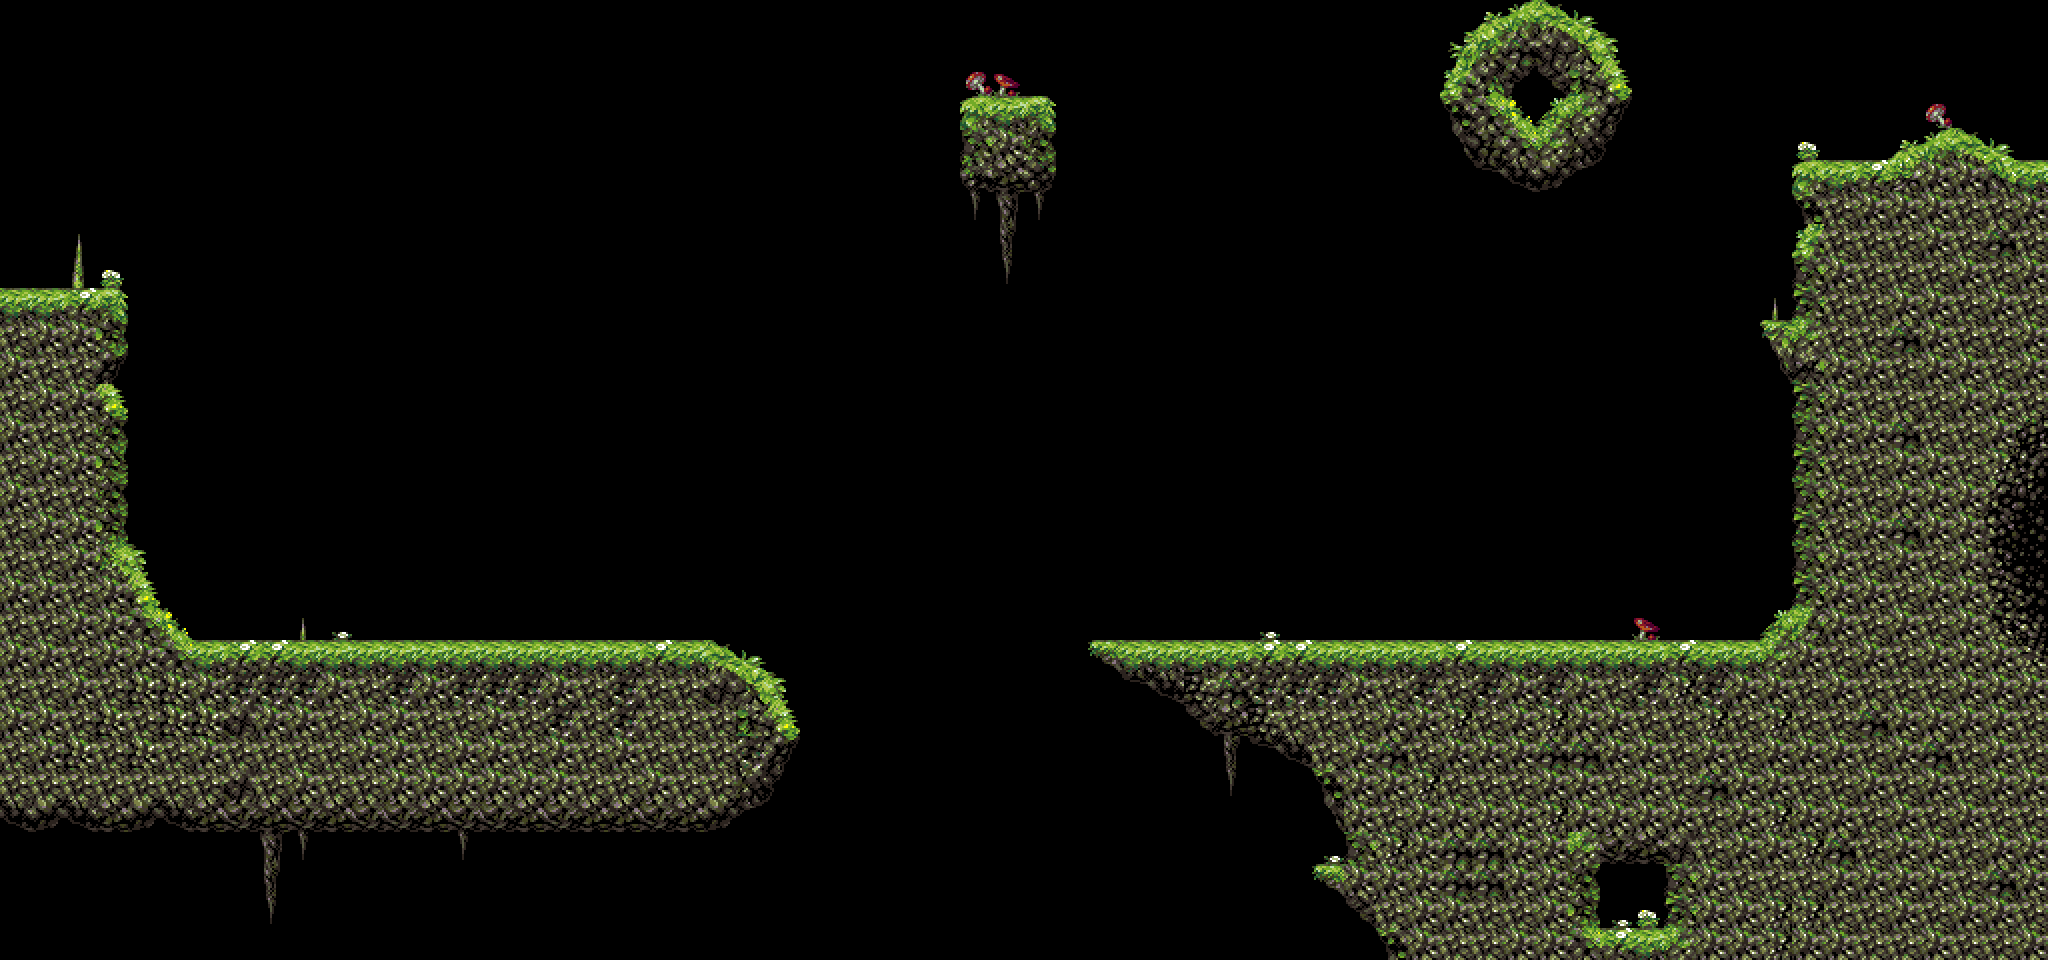

Below is a game level as drawn by its tile map, then a one-line description and the .tmx file that defines it, in full:
An orthogonal 64x30 tile map with 32x32 px tiles, 1 tile layer (Tile Layer 1).

<map version="1.0" orientation="orthogonal" renderorder="right-down" width="64" height="30" tilewidth="32" tileheight="32" nextobjectid="1">
 <tileset firstgid="1" name="jungletileset_32x32" tilewidth="32" tileheight="32" tilecount="884" columns="34">
  <image source="jungletileset_32x32.png" trans="000001" width="1088" height="832" />
 </tileset>
 <layer name="Tile Layer 1" width="64" height="30">
  <data encoding="csv">
0,0,0,0,0,0,0,0,0,0,0,45,0,0,0,0,0,0,0,0,0,0,0,0,0,0,0,0,0,0,0,0,0,0,0,0,0,0,0,0,0,0,0,0,0,290,291,292,293,294,295,0,0,0,0,0,0,0,0,0,0,0,0,0,
0,0,0,0,0,0,0,0,0,0,0,0,0,0,0,0,0,0,0,0,0,0,0,0,0,0,0,0,0,0,0,0,0,0,0,0,0,0,0,0,0,0,0,0,0,324,325,326,327,328,329,0,0,0,0,0,0,0,0,0,0,0,0,0,
0,0,0,0,0,0,0,0,0,0,0,0,0,0,0,0,0,0,0,0,0,0,0,0,0,0,0,0,0,0,405,406,407,0,0,0,0,0,0,0,0,0,0,0,0,358,359,360,361,362,363,0,0,0,0,0,0,0,0,0,0,0,0,0,
0,0,0,0,0,0,0,0,0,0,0,0,0,0,0,0,0,0,0,0,0,0,0,0,0,0,0,0,0,0,439,440,441,0,0,0,0,0,0,0,0,0,0,0,0,392,393,394,395,396,397,0,0,0,0,0,0,0,0,0,116,0,0,0,
0,0,0,0,0,0,0,0,0,0,0,0,0,0,0,0,0,0,0,0,0,0,0,0,0,0,0,0,0,0,473,474,475,0,0,0,0,0,0,0,0,0,0,0,0,426,427,428,429,430,431,0,0,0,0,0,47,0,0,198,199,200,529,0,
0,0,0,0,0,0,0,0,0,0,0,0,0,0,0,0,0,0,0,0,0,0,0,0,0,0,0,0,0,0,507,508,509,0,0,0,0,0,0,0,0,0,0,0,0,460,461,462,463,464,465,0,0,0,0,0,278,57,565,637,641,641,642,157,
0,0,0,0,0,0,0,0,0,0,0,0,0,0,0,0,0,0,0,0,0,245,0,0,0,0,0,0,0,0,541,542,543,0,0,0,0,0,0,0,0,0,0,0,0,0,0,0,0,0,0,0,0,0,0,0,456,765,731,731,731,765,765,731,
0,0,75,0,0,0,0,0,0,0,0,0,0,0,0,0,0,0,0,0,0,0,0,0,0,0,0,0,0,0,575,576,577,0,0,0,0,0,0,0,0,0,0,0,0,0,0,0,0,0,0,0,0,0,0,0,286,765,765,765,731,811,221,765,
0,0,109,122,0,0,0,0,0,0,0,0,0,0,0,0,0,0,0,0,0,0,0,0,0,0,0,0,0,0,609,610,611,0,0,0,0,0,0,0,0,0,0,0,0,0,0,0,0,0,0,0,0,0,0,0,308,731,765,811,811,731,811,731,
155,155,143,556,0,0,0,0,0,0,0,0,0,0,0,0,0,0,0,0,0,0,0,0,0,0,0,0,0,0,0,0,0,0,0,0,0,0,0,0,0,0,0,0,0,0,0,0,0,0,0,0,0,0,0,319,274,765,765,731,731,811,731,765,
736,804,413,389,0,0,0,0,0,0,0,0,0,0,0,0,0,0,0,0,0,0,0,0,0,0,0,0,0,0,0,0,0,0,0,0,0,0,0,0,0,0,0,0,0,0,0,0,0,0,0,0,0,0,0,353,354,811,765,221,731,765,765,731,
804,736,697,242,0,0,0,0,0,0,0,0,0,0,0,0,0,0,0,0,0,0,0,0,0,0,0,0,0,0,0,0,0,0,0,0,0,0,0,0,0,0,0,0,0,0,0,0,0,0,0,0,0,0,0,387,388,731,731,811,731,731,765,731,
736,804,413,344,0,0,0,0,0,0,0,0,0,0,0,0,0,0,0,0,0,0,0,0,0,0,0,0,0,0,0,0,0,0,0,0,0,0,0,0,0,0,0,0,0,0,0,0,0,0,0,0,0,0,0,0,400,731,765,811,811,731,731,765,
804,736,697,355,0,0,0,0,0,0,0,0,0,0,0,0,0,0,0,0,0,0,0,0,0,0,0,0,0,0,0,0,0,0,0,0,0,0,0,0,0,0,0,0,0,0,0,0,0,0,0,0,0,0,0,0,308,731,731,221,811,811,731,672,
736,804,413,283,0,0,0,0,0,0,0,0,0,0,0,0,0,0,0,0,0,0,0,0,0,0,0,0,0,0,0,0,0,0,0,0,0,0,0,0,0,0,0,0,0,0,0,0,0,0,0,0,0,0,0,0,400,765,765,731,731,811,664,665,
804,736,697,355,0,0,0,0,0,0,0,0,0,0,0,0,0,0,0,0,0,0,0,0,0,0,0,0,0,0,0,0,0,0,0,0,0,0,0,0,0,0,0,0,0,0,0,0,0,0,0,0,0,0,0,0,308,731,811,731,731,731,698,699,
736,804,770,389,0,0,0,0,0,0,0,0,0,0,0,0,0,0,0,0,0,0,0,0,0,0,0,0,0,0,0,0,0,0,0,0,0,0,0,0,0,0,0,0,0,0,0,0,0,0,0,0,0,0,0,0,400,765,731,221,731,731,732,733,
736,736,799,423,424,0,0,0,0,0,0,0,0,0,0,0,0,0,0,0,0,0,0,0,0,0,0,0,0,0,245,0,0,0,0,0,0,0,0,0,0,0,0,0,0,0,0,0,0,0,0,0,0,0,0,0,308,731,765,731,811,731,766,767,
804,804,765,770,458,0,0,0,0,0,0,0,0,0,0,0,0,0,0,0,0,0,0,0,0,0,0,0,0,0,0,0,0,0,0,0,0,0,0,0,0,0,0,0,0,0,0,0,0,0,0,0,0,0,0,0,400,731,731,811,731,731,800,801,
736,736,799,770,492,493,0,0,0,114,121,0,0,0,0,0,0,0,0,0,0,0,0,0,0,0,0,0,0,0,0,0,0,0,0,0,0,0,0,121,0,0,0,0,0,0,0,0,0,0,0,530,0,0,0,500,434,731,765,731,811,731,834,835,
804,804,583,413,413,527,157,156,156,157,100,100,157,157,37,155,157,100,440,157,156,157,293,294,295,0,0,0,0,0,0,0,0,0,104,157,157,157,157,156,156,157,100,100,157,156,157,157,157,100,100,157,156,157,157,534,770,765,731,811,731,731,731,773,
736,736,804,736,667,667,545,640,640,640,545,639,640,545,640,640,640,545,639,640,639,639,327,328,329,0,0,0,0,0,0,0,0,0,0,226,227,701,221,640,640,640,545,639,640,639,640,731,640,545,639,640,664,640,731,567,811,731,811,811,811,731,731,731,
804,804,583,667,736,667,667,658,623,516,517,623,623,549,765,731,639,640,639,640,549,765,736,362,363,0,0,0,0,0,0,0,0,0,0,0,0,262,190,701,736,736,811,702,731,664,765,731,664,731,731,765,549,664,811,664,811,765,221,731,731,731,731,765,
736,804,667,736,667,765,287,765,549,765,765,287,623,765,287,804,736,702,765,287,736,736,736,640,397,0,0,0,0,0,0,0,0,0,0,0,0,0,224,226,227,736,702,221,765,731,731,731,221,221,731,731,811,623,811,623,623,731,765,731,221,765,731,765,
736,736,583,736,736,765,765,658,583,287,765,765,287,287,287,287,287,287,736,736,287,736,736,430,431,0,0,0,0,0,0,0,0,0,0,0,0,0,258,0,0,297,702,702,664,765,811,765,731,731,765,731,811,221,623,623,811,811,731,765,731,811,731,731,
826,828,447,597,601,596,597,599,597,599,597,599,599,600,599,599,600,599,600,600,599,600,463,464,465,0,0,0,0,0,0,0,0,0,0,0,0,0,0,0,0,331,702,811,731,731,731,731,664,731,731,731,731,811,731,664,770,731,765,545,765,731,765,811,
0,0,0,0,0,0,295,0,542,541,0,0,0,0,202,0,0,0,0,0,0,0,0,0,0,0,245,0,0,0,0,0,0,0,0,0,0,0,0,0,0,626,366,664,702,221,221,731,731,717,718,719,720,765,731,770,664,221,811,731,731,811,731,731,
0,0,0,0,0,0,0,0,576,0,0,0,0,0,0,0,0,0,0,0,0,0,0,0,0,0,0,0,0,0,0,0,0,0,0,0,0,0,0,0,0,722,731,702,702,221,221,731,731,751,752,753,754,731,765,765,811,731,731,731,731,765,221,731,
0,0,0,0,0,0,0,0,610,0,0,0,0,0,0,0,0,0,0,0,0,0,0,0,0,0,0,0,0,0,0,0,0,0,0,0,0,0,0,0,0,0,262,736,702,731,765,765,731,785,786,787,788,731,731,664,664,811,765,731,765,731,731,765,
0,0,0,0,0,0,0,0,0,0,0,0,0,0,0,0,0,0,0,0,0,0,0,0,0,0,0,0,0,0,0,0,0,0,0,0,0,0,0,0,0,0,0,297,702,811,765,731,731,819,820,821,822,731,731,664,770,731,765,765,731,765,765,731
</data>
 </layer>
</map>